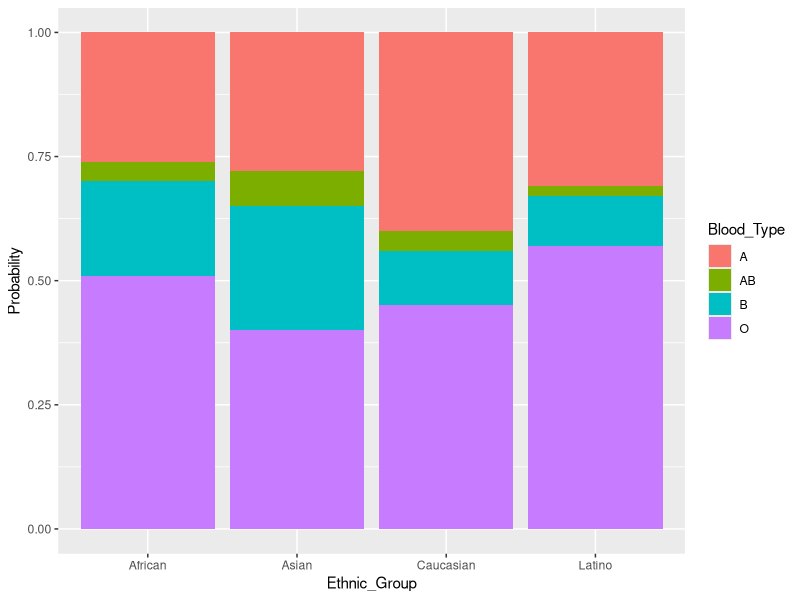
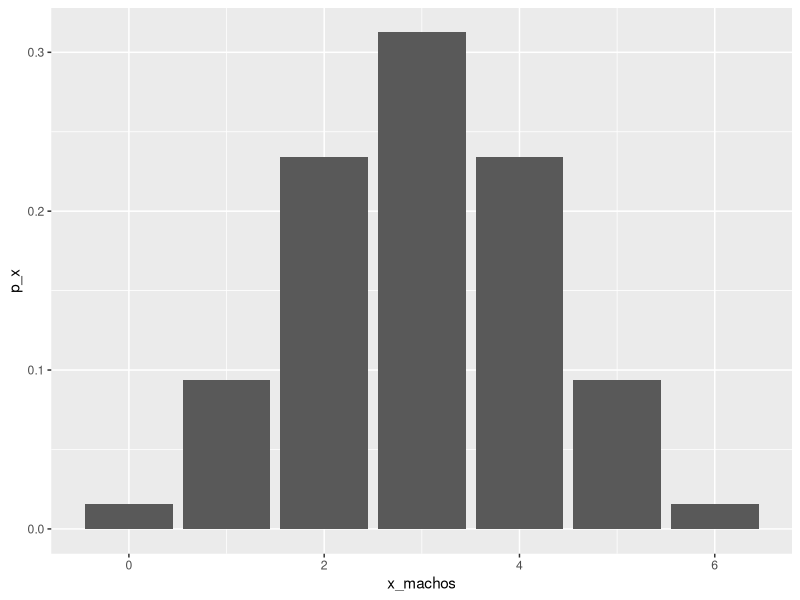
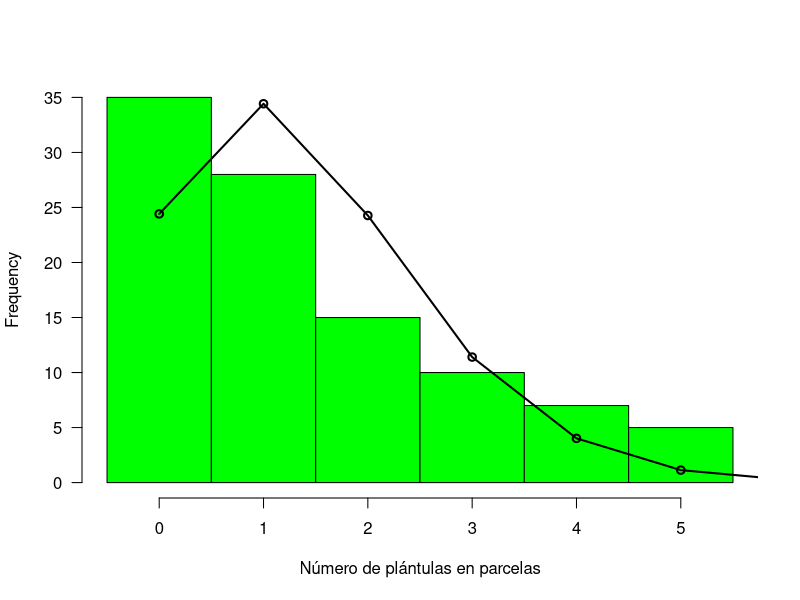

Here is the R script that generated these plots, in order:
## ---- chunk 1
knitr::opts_chunk$set(echo = TRUE)
options("yaml.eval.expr" = TRUE)
## ---- chunk 2
library(readxl)
library(kableExtra)
# datos ABO grupos étnicos
abo <- read_excel("data/ABOtypes-ethnic-groups.xlsx", sheet = "tabla")
# tabla
abo %>% 
  kbl(caption = "Tabla 1. Distribución de probabilidades (a partir de frecuencias) de los tipos de sangre ABO, en cuatro grupos étnicos de los Estados Unidos.") %>%
  kable_classic(full_width = F, html_font =
                  "Cambria")
## ---- chunk 3
library(ggplot2)
# datos
abog <- read_excel("data/ABOtypes-ethnic-groups.xlsx", sheet = "barras")
# gráfica de barras por grupo étnico
ggplot(abog, aes(x=Ethnic_Group, y = Probability,
                 fill=Blood_Type)) +
     geom_col(position="fill")
## ---- chunk 4
# con n letras
n <- 8
Pn <- factorial(n)
# con X letras
X <- 4
PX <- factorial(n) / factorial(n - X)
# resultados
sprintf("%s = %i", "códigos de 8 letras", Pn)
sprintf("%s = %i", "códigos de 4 letras", PX)
## ---- chunk 5
# con n letras
n <- 8 # X = n
Cn <- factorial(n)/(factorial(n) * factorial(n - n))
# con X letras
X <- 4
CX <- factorial(n) /(factorial(X) * factorial(n - X))
# resultados
sprintf("%s = %i", "códigos de 8 letras", Cn)
sprintf("%s = %i", "códigos de 4 letras", CX)
## ---- chunk 6
# un hijo con FC
p_uno <- dbinom(1, size=3, prob=0.25)
sprintf("probabilidad de un hijo con FC = %.5f", p_uno)
# dos hijos con FC
p_dos <- dbinom(2, size=3, prob=0.25)
sprintf("probabilidad de dos hijos con FC = %.5f", p_dos)
# tres hijos con FC
p_tres <- dbinom(3, size=3, prob=0.25)
sprintf("probabilidad de tres hijos con FC = %.5f", p_tres)
## ---- chunk 7
# probabilidad acumulada de 1 o más hijos con FC
pacum1plus <- 1 - dbinom(0, size = 3, prob = 0.25)
sprintf("probabilidad de uno o más hijos con FC = %.5f", pacum1plus)
## ---- chunk 8
library(kableExtra)
# probabilidades de que ocurran 0 a 6 cerditos machos en una camada
cero <- dbinom(0, size = 6, prob = 0.5)
uno <- dbinom(1, size = 6, prob = 0.5)
dos <- dbinom(2, size = 6, prob = 0.5)
tres <- dbinom(3, size = 6, prob = 0.5)
cuatro <- dbinom(4, size = 6, prob = 0.5)
cinco <- dbinom(5, size = 6, prob = 0.5)
seis <- dbinom(6, size = 6, prob = 0.5)
x_machos <- c(0, 1, 2, 3, 4, 5, 6)
p_x <- c(cero, uno, dos, tres, cuatro, cinco, seis)
binomial <- data.frame(x_machos, p_x)
# producir tabla
binomial %>%
kbl(caption = "Tabla 2. Probabilidad binomial de un número x de cerditos machos en camadas de 6 cerditos.") %>%
kable_classic(full_width = F, html_font =
                  "Cambria")
## ---- chunk 9
library(ggplot2)
# gráfica de columnas
graf_binom <- ggplot(x=x_machos, y=p_x, binomial) +
  geom_col(aes(x = x_machos, y = p_x))
graf_binom
## ---- chunk 10
# frecuencia esperada
f_esp <- p_x * 100
frec_esp <- data.frame(x_machos, p_x, f_esp)
# tabla
frec_esp %>%
kbl(caption = "Tabla 3. Probabilidad binomial de un número x de cerditos machos en camadas de 6 cerditos y la frecuencia esperada en 100 camadas.") %>%
kable_classic(full_width = F, html_font =
                  "Cambria")
## ---- chunk 11
# datos reales de arce
arce <- read.csv("data/Table 3.3.csv")
# función Poisson
# pois <- dpois(0:5, lambda = 1.41)
pois <- dpois(0:6, lambda = 1.41) * 100
# gráficas
hist(arce$Seedlings, right = FALSE, breaks = seq(0, 6, 1), las = 1, col = "green", xaxt = "n", main = "", xlab = "Número de plántulas en parcelas")
axis(1, at = seq(0.5, 5.5, 1), labels = seq(0,5,1))
lines(pois ~ c(0:6 + 0.5), lwd = 2)
points(pois ~ c(0:6 + 0.5), lwd = 2)
